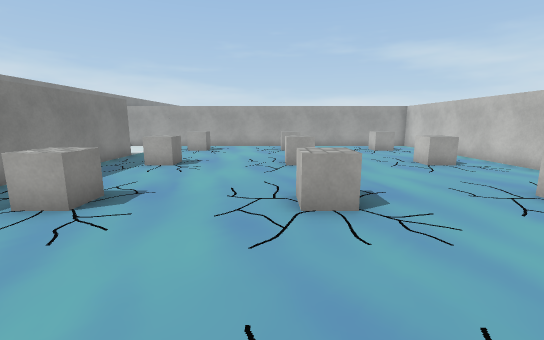
View 1 (above)

21 first-person views from a walk through a Unity game level. The camera is 1.5 m above the floor, tilts 10° down and sees 90° across. The floor is counted in squares, 1 m on a side. Each view is taken from the middle of a square. On the plan, view 1 faces up. The plan holds only what a view shows up to about 14 squares ahead; the rest is blank. The place goes on beyond the plan. The player is left out. Some surface patterns are stand-ins.

View 2
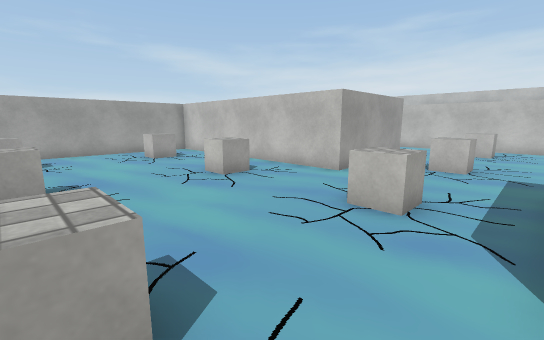

View 3
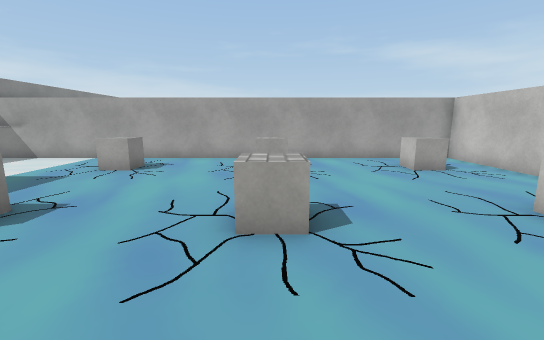

View 4
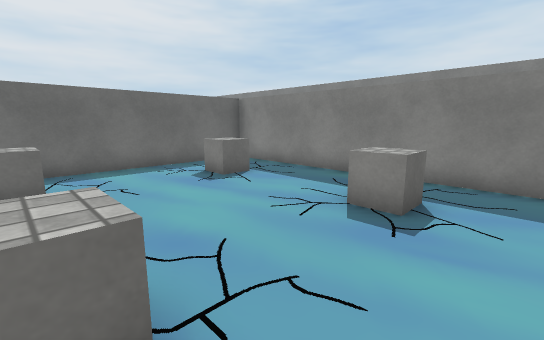

View 5
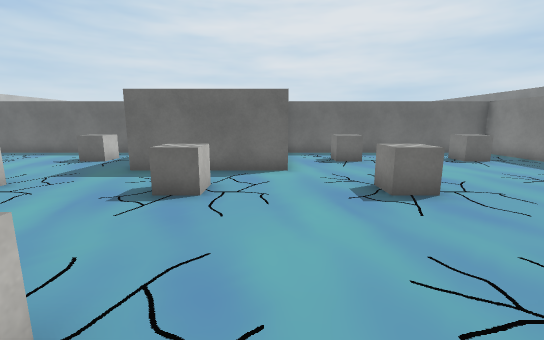

View 6
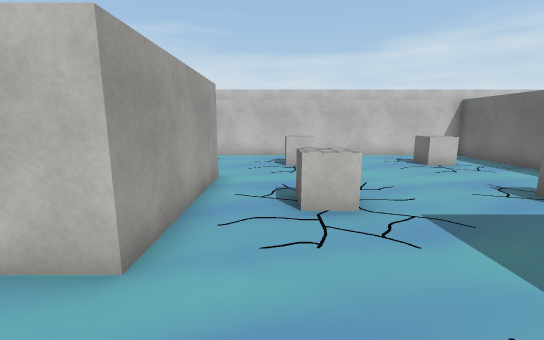

View 7
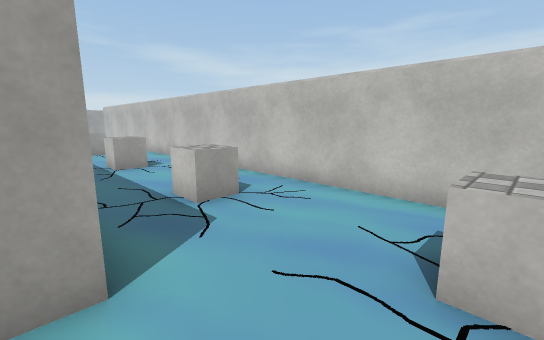

View 8
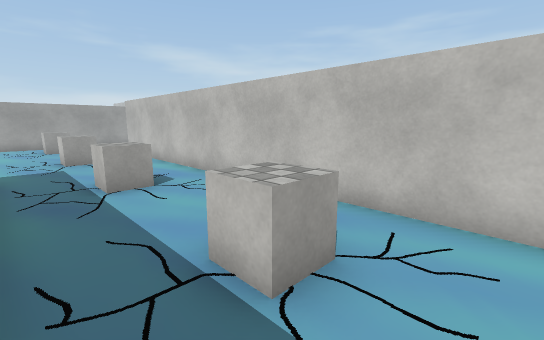

View 9
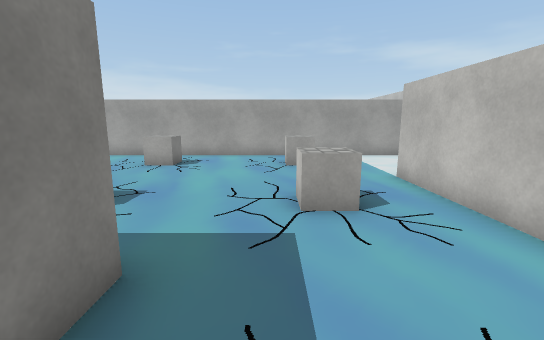

View 10
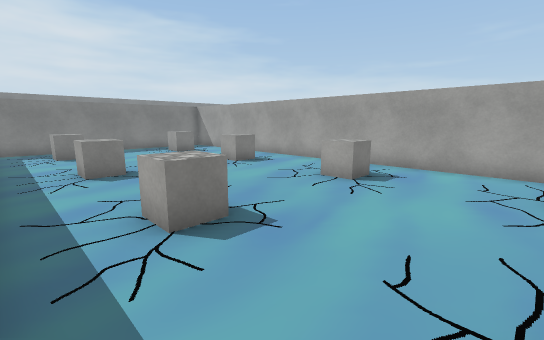

View 11
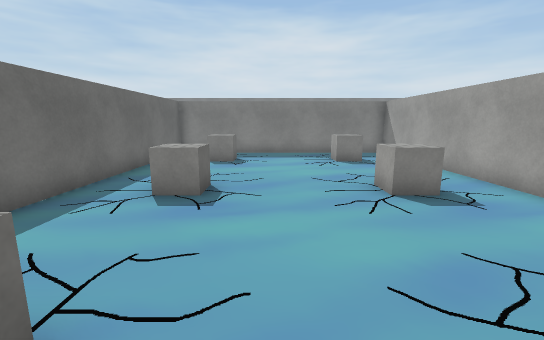

View 12
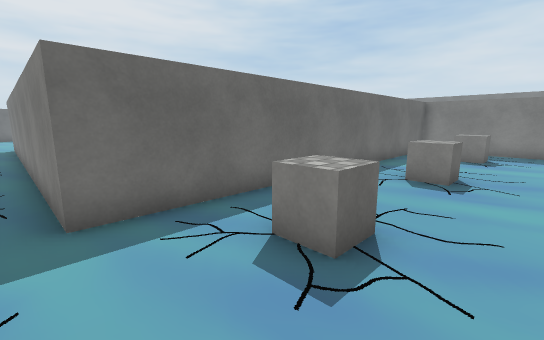

View 13
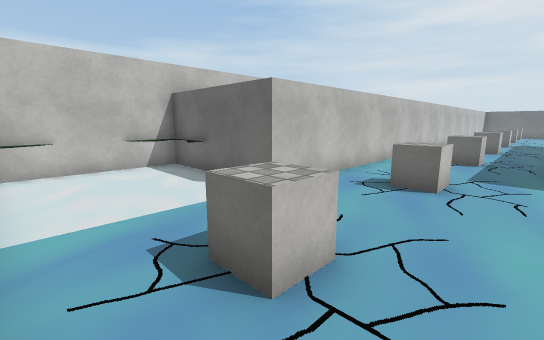

View 14
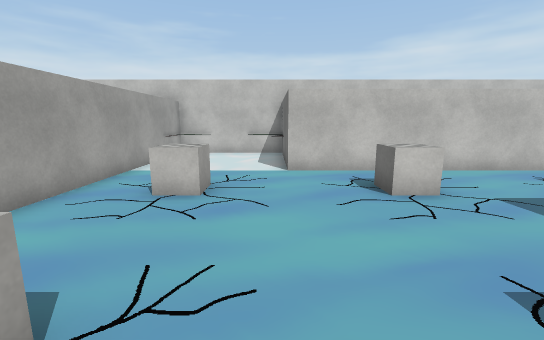

View 15
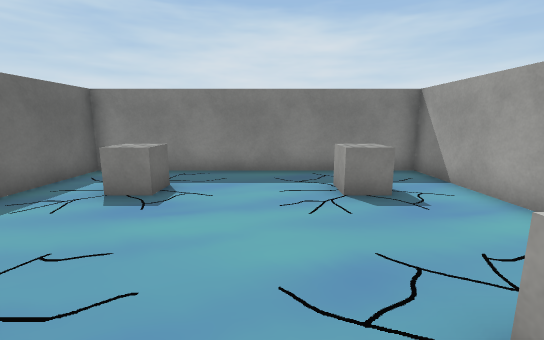

View 16
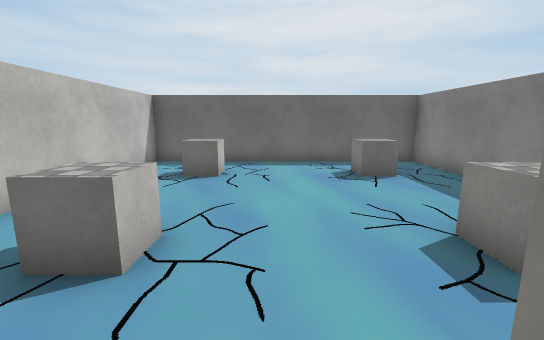

View 17
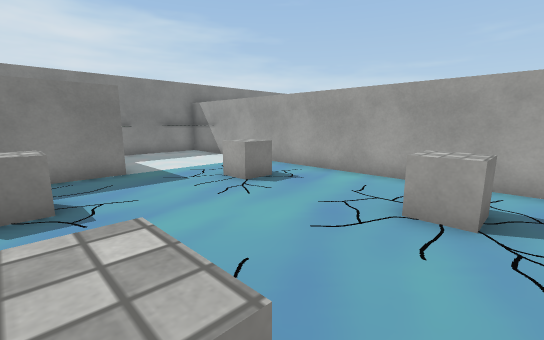

View 18
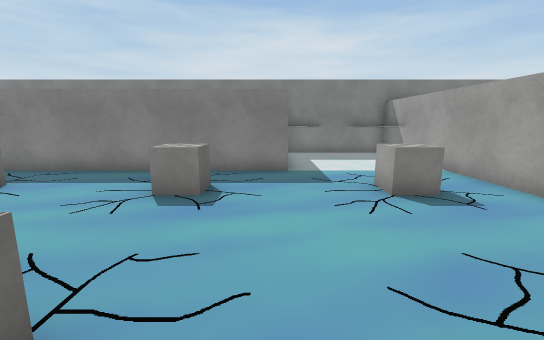

View 19
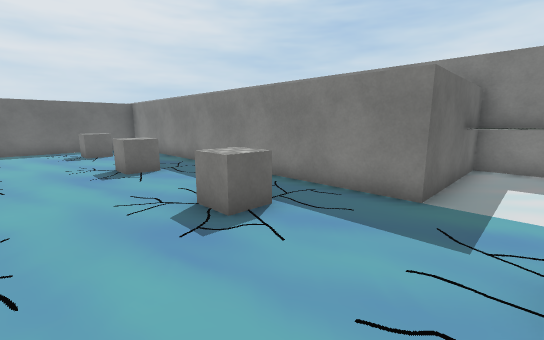

View 20
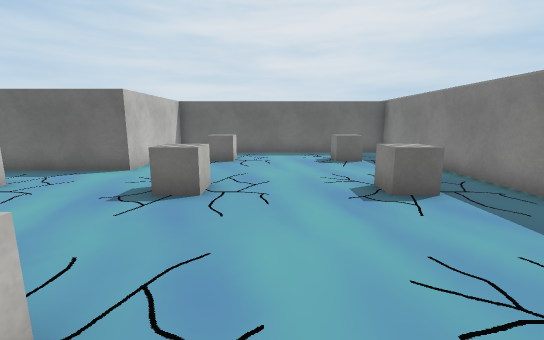

View 21
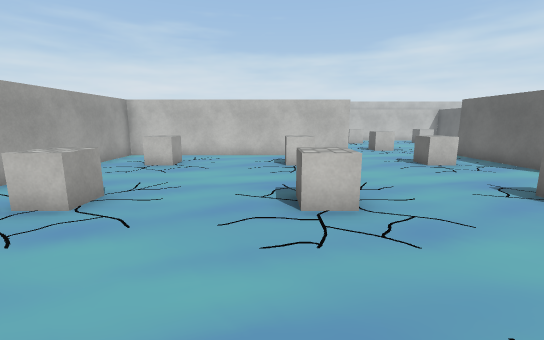

### Floor plan
Points are (right, up) in squares from view 1. A wall is a line through its corners. A room is listed if a view was taken in it or the views show most of it. See-through windows are left out.
Room 1 (views 1, 2, 3, 4, 5, 6, 7, 8, 9, 10, 11, 12, 13, 14, 15, 16, 17, 18, 19, 20, 21)
walls: (8.5, 17.5) (-11.5, 17.5) (-11.5, 12.5) (-6.5, 12.5) (-6.5, -2.5) (3.5, -2.5) (3.5, 2.5) (8.5, 2.5) (8.5, -2.5) (18.5, -2.5) (18.5, 27.5) (23.5, 27.5) (23.5, 32.5) (-1.5, 32.5) (-1.5, 22.5) (13.5, 22.5) (13.5, 7.5) (8.5, 7.5) (8.5, 17.5)
objects: other object (-4, 0); other object (-4, 5); other object (-4, 10); other object (-4, 15); other object (1, 0); other object (1, 5); other object (1, 10); other object (1, 15); other object (1, 25); other object (1, 30); other object (6, 5); other object (6, 10); other object (6, 15); other object (6, 25); other object (6, 30); other object (11, 0); other object (11, 5); other object (11, 25); other object (11, 30); other object (16, 0); other object (16, 5); other object (16, 10); other object (16, 15); other object (16, 20); other object (16, 25); other object (16, 30)

Positions as (right, up) in squares from view 1, and headings:
1: (0, 0), facing up
2: (1, 3), facing up-right
3: (1, 6), facing up
4: (1, 7), facing down-left
5: (4, 11), facing down
6: (6, 6), facing right
7: (13, 5), facing up-right
8: (14, 13), facing up-right
9: (15, 20), facing up
10: (15, 23), facing up-left
11: (12, 27), facing left
12: (14, 27), facing down-left
13: (14, 32), facing down-right
14: (10, 28), facing right
15: (7, 28), facing left
16: (14, 8), facing down
17: (2, 10), facing up-left
18: (2, 12), facing left
19: (-1, 14), facing down-left
20: (-1, 11), facing down
21: (-4, 11), facing right
